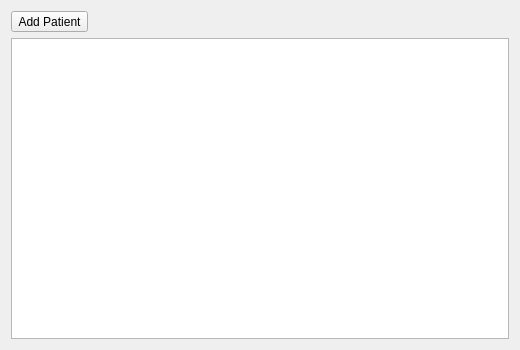
<?xml version="1.0" encoding="UTF-8"?>
<ui version="4.0">
    <class>DataTableView</class>
    <widget class="QWidget" name="DataTableView">
        <property name="geometry">
            <rect>
                <x>0</x>
                <y>0</y>
                <width>520</width>
                <height>350</height>
            </rect>
        </property>
        <property name="sizePolicy">
            <sizepolicy hsizetype="Expanding" vsizetype="Expanding">
                <horstretch>0</horstretch>
                <verstretch>0</verstretch>
            </sizepolicy>
        </property>
        <property name="windowTitle">
            <string>Form</string>
        </property>
        <layout class="QVBoxLayout" name="verticalLayout">
            <item>
                <widget class="QToolButton" name="AddButton">
                    <property name="text">
                        <string>Add Patient</string>
                    </property>
                </widget>
            </item>
            <item>
                <layout class="QVBoxLayout" name="verticalLayout_2">
                    <property name="sizeConstraint">
                        <enum>QLayout::SetMaximumSize</enum>
                    </property>
                    <item>
                        <widget class="QTableView" name="PatientView">
                            <property name="sizePolicy">
                                <sizepolicy hsizetype="Expanding"
                                            vsizetype="Expanding">
                                    <horstretch>0</horstretch>
                                    <verstretch>0</verstretch>
                                </sizepolicy>
                            </property>
                            <property name="minimumSize">
                                <size>
                                    <width>480</width>
                                    <height>300</height>
                                </size>
                            </property>
                            <property name="autoFillBackground">
                                <bool>true</bool>
                            </property>
                            <property name="sortingEnabled">
                                <bool>true</bool>
                            </property>
                            <attribute
                                    name="horizontalHeaderStretchLastSection">
                                <bool>true</bool>
                            </attribute>
                        </widget>
                    </item>
                </layout>
            </item>
        </layout>
    </widget>
    <resources/>
    <connections/>
</ui>
